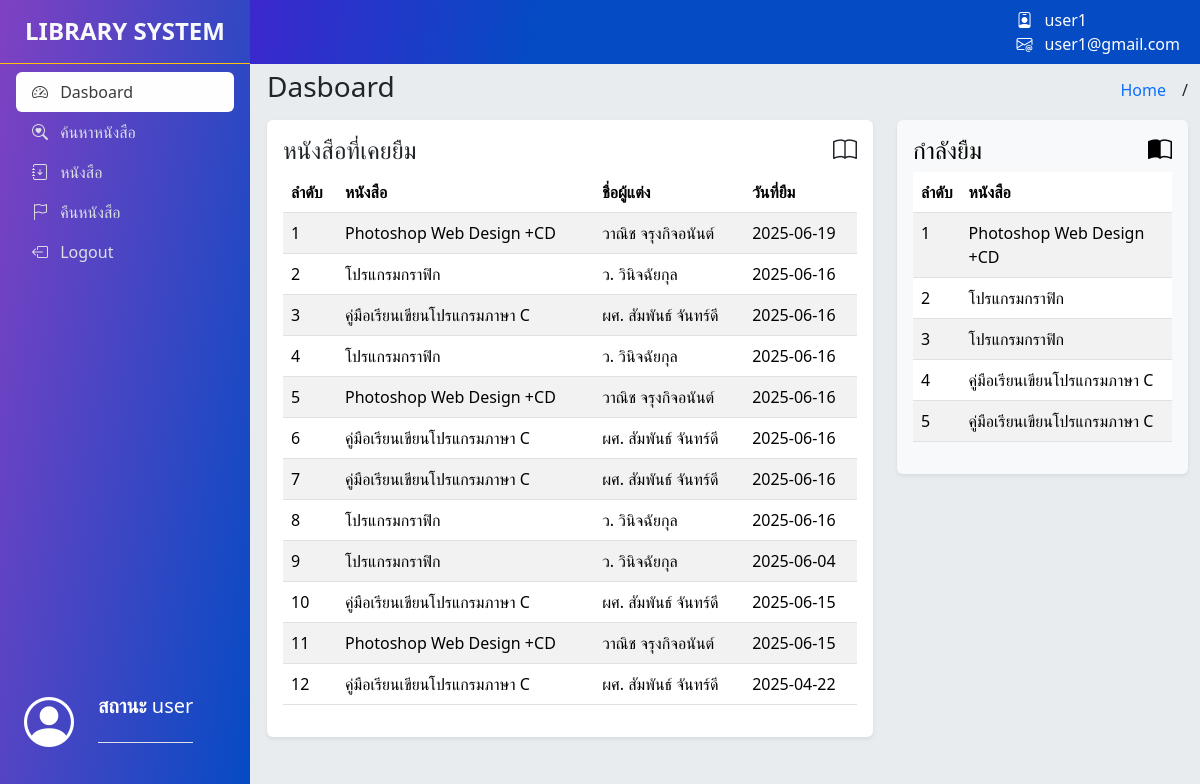
Page /user/dashboard.php?page=dashboard (signed in) on the committed database.
### tables this page shows
CREATE TABLE `transactions` (
  `id` int(11) NOT NULL COMMENT 'ID การยืมหนังสือ',
  `user_id` int(11) NOT NULL COMMENT 'อ้างอิงถึงผู้ที่ยืมหนังสือ',
  `book_id` int(11) NOT NULL COMMENT 'อ้างอิงถึงหนังสือที่ถูกยืม',
  `borrow_date` date NOT NULL COMMENT 'วันที่เริ่มยืม',
  `return_date` date DEFAULT NULL COMMENT 'วันที่คืนหนังสือจริง',
  `due_date` date NOT NULL COMMENT 'กำหนดวันที่ต้องคืน',
  `status` enum('borrowed','returned','late') DEFAULT 'borrowed' COMMENT 'สถานะของการยืม เช่น ยังยืมอยู่, คืนแล้ว, คืนช้า',
  `created_at` timestamp NOT NULL DEFAULT current_timestamp() COMMENT 'เวลาที่ทำรายการยืมหนังสือ'
);

CREATE TABLE `books` (
  `id` int(11) NOT NULL COMMENT 'ID หนังสือ',
  `title` varchar(255) NOT NULL COMMENT 'ชื่อหนังสือ',
  `author` varchar(100) DEFAULT NULL COMMENT 'ชื่อผู้แต่ง',
  `publisher` varchar(100) DEFAULT NULL COMMENT 'สำนักพิมพ์',
  `isbn` varchar(20) DEFAULT NULL COMMENT 'รหัส ISBN ของหนังสือ',
  `total_copies` int(11) DEFAULT NULL COMMENT 'จำนวนหนังสือ',
  `available_copies` int(11) DEFAULT NULL COMMENT 'จำนวนหนังสือที่ยังว่างให้ยืม',
  `created_at` date NOT NULL DEFAULT current_timestamp() COMMENT 'วันที่เพิ่มหนังสือเข้าระบบ'
);

### includes/database.php (called while the page is built, shortened)
<?php
class Database{
    private $hostname = "localhost";
    private $username = "root";
    private $password = "";
    private $database = "db_library_system";
    public function connect()
    {
        $this->conn = mysqli_connect(
            $this->hostname,
            $this->username,
            $this->password,
            $this->database
        );
        mysqli_set_charset($this->conn, "utf8");
        return $this->conn;
    }
}
?>

### includes/user.php (called while the page is built, shortened)
<?php
class users
{
    public function select_borrowed($conn, $idUser,string $status)
    {
        $sql = "SELECT * FROM transactions AS t
                JOIN books AS b ON t.book_id = b.id
                WHERE t.user_id = '$idUser'";
        $sql .= " ORDER BY t.id DESC";
        $result = mysqli_query($conn, $sql);
        $transactions = [];
        if (mysqli_num_rows($result) > 0)
        {
            while ($row = mysqli_fetch_assoc($result))
            {
                $transactions[] = $row;
            }
            return $transactions;
        }
        return [];
    }
}

### includes/transaction.php (called while the page is built, shortened)
<?php
class Transaction {
    public function select_borrowed_book($conn, $user_id)
    {
        $sql = "SELECT t.id AS t_id, t.book_id AS book_id, b.*
                FROM transactions AS t
                INNER JOIN books AS b ON t.book_id = b.id
                WHERE (t.status = 'borrowed' OR t.status = 'late') AND t.user_id = '$user_id'
                ORDER BY t.id DESC";
        $result = mysqli_query($conn, $sql);
        $rows = [];
        if (mysqli_num_rows($result) > 0)
        {
            while ($row = mysqli_fetch_assoc($result))
            {
                $rows[] = $row;
            }
            return $rows;
        }
        return [];
    }
}
?>

### user/dashboard.php (the view, shortened to what this page needs)
<?php
include_once('../includes/database.php');
include_once('../includes/user.php');
include_once('../includes/transaction.php');
$db = new Database();
$user = new users();
$transaction = new Transaction();
$borrowed_all = $user->select_borrowed($db->conn, $_SESSION['user']['id'], 'all');
$borrowed = $transaction->select_borrowed_book($db->conn, $_SESSION['user']['id']);
?>
<!DOCTYPE html>
<html lang="en">
<head>
    <link href="../assets/bootstrap-5.3.5-dist/css/bootstrap.min.css" rel="stylesheet">
    <link rel="stylesheet" href="../assets/bootstrap-icons-1.11.3/font/bootstrap-icons.min.css">
    <link rel="stylesheet" href="../assets/css/custom-main.css">
</head>
<body class="bg-body-secondary">
    <?php include_once('../partials/navbar-user.php') ?>
    <?php include_once('../partials/sidebar-user.php'); ?>
    <main class="content">
        <div class="container-fluid" style="margin-top: 70px;">
            <div class="row pb-2">
                <div class="col-6">
                    <h3>Dasboard</h3>
                </div>
                <div class="col-6">
                    <ul class="nav justify-content-end">
                        <li class="nav-item">
                            <a href="#" class="nav-link text-primary">Home</a>
                        </li>
                        <li class="nav-item">
                            <span class="nav-link text-dark px-0">/</span>
                        </li>
                    </ul>
                </div>
            </div>
            <div class="row row-gap-3">
                <div class="col-md-8">
                    <div class="shadow-sm bg-white rounded-2 py-3 px-3">
                        <div class="d-flex justify-content-between h4">
                            <span>หนังสือที่เคยยืม</span>
                            <i class="bi bi-book"></i>
                        </div>
                        <div class="table-responsive-xxl">
                            <table class="table table-striped table-hover">
                                <thead>
                                    <tr>
                                        <th>ลำดับ</th>
                                        <th>หนังสือ</th>
                                        <th>ชื่อผู้แต่ง</th>
                                        <th>วันที่ยืม</th>
                                    </tr>
                                </thead>
                                <tbody>
                                    <?php
                                        $num_borrowed_all = 1;
                                        if (count($borrowed_all) > 0)
                                        {
                                            foreach ($borrowed_all as $row)
                                            {
                                                echo "<tr>
                                                        <td>{$num_borrowed_all}</td>
                                                        <td>{$row['title']}</td>
                                                        <td>{$row['author']}</td>
                                                        <td>{$row['borrow_date']}</td>
                                                      </tr>";
                                                $num_borrowed_all++;
                                            }
                                        }
                                    ?>
                                </tbody>
                            </table>
                        </div>
                    </div>
                </div>
                <div class="col-md-4">
                    <div class="shadow-sm text-bg-light rounded-2 py-3 px-3">
                        <div class="d-flex justify-content-between h4">
                            <span>กำลังยืม</span>
                            <i class="bi bi-book-half"></i>
                        </div>
                        <div class="table-responsive-xxl">
                            <table class="table table-striped table-hover">
                                <thead>
                                    <tr>
                                        <th>ลำดับ</th>
                                        <th>หนังสือ</th>
                                    </tr>
                                </thead>
                                <tbody>
                                    <?php
                                        $num_borrowed = 1;
                                        if (count($borrowed) > 0)
                                        {
                                            foreach ($borrowed as $row)
                                            {
                                                echo "<tr>
                                                        <td>{$num_borrowed}</td>
                                                        <td>{$row['title']}</td>
                                                      </tr>";
                                                $num_borrowed++;
                                            }
                                        }
                                    ?>
                                </tbody>
                            </table>
                        </div>
                    </div>
                </div>
            </div>
        </div>
    </main>
</body>
</html>

### assets/css/custom-main.css (style rules this page uses)
.hover-link-main, .nav-link { color: rgb(220, 224, 228); }
.content { margin-left: 255px; }

### rows in the picture
transactions: book.title "Photoshop Web Design +CD", book.author "วาณิช จรุงกิจอนันต์", borrow_date "2025-06-19"
transactions: book.title "โปรแกรมกราฟิก", book.author "ว. วินิจฉัยกุล", borrow_date "2025-06-16"
transactions: book.title "คู่มือเรียนเขียนโปรแกรมภาษา C", book.author "ผศ. สัมพันธ์ จันทร์ดี", borrow_date "2025-06-16"
transactions: book.title "โปรแกรมกราฟิก", book.author "ว. วินิจฉัยกุล", borrow_date "2025-06-16"
transactions: book.title "Photoshop Web Design +CD", book.author "วาณิช จรุงกิจอนันต์", borrow_date "2025-06-16"
transactions: book.title "คู่มือเรียนเขียนโปรแกรมภาษา C", book.author "ผศ. สัมพันธ์ จันทร์ดี", borrow_date "2025-06-16"
transactions: book.title "คู่มือเรียนเขียนโปรแกรมภาษา C", book.author "ผศ. สัมพันธ์ จันทร์ดี", borrow_date "2025-06-16"
transactions: book.title "โปรแกรมกราฟิก", book.author "ว. วินิจฉัยกุล", borrow_date "2025-06-16"
transactions: book.title "โปรแกรมกราฟิก", book.author "ว. วินิจฉัยกุล", borrow_date "2025-06-04"
transactions: book.title "คู่มือเรียนเขียนโปรแกรมภาษา C", book.author "ผศ. สัมพันธ์ จันทร์ดี", borrow_date "2025-06-15"
transactions: book.title "Photoshop Web Design +CD", book.author "วาณิช จรุงกิจอนันต์", borrow_date "2025-06-15"
transactions: book.title "คู่มือเรียนเขียนโปรแกรมภาษา C", book.author "ผศ. สัมพันธ์ จันทร์ดี", borrow_date "2025-04-22"

### other values in the picture
$_SESSION['user']['userName'] "user1"
$_SESSION['user']['email'] "user1@gmail.com"
$_SESSION['user']['role'] "user"
